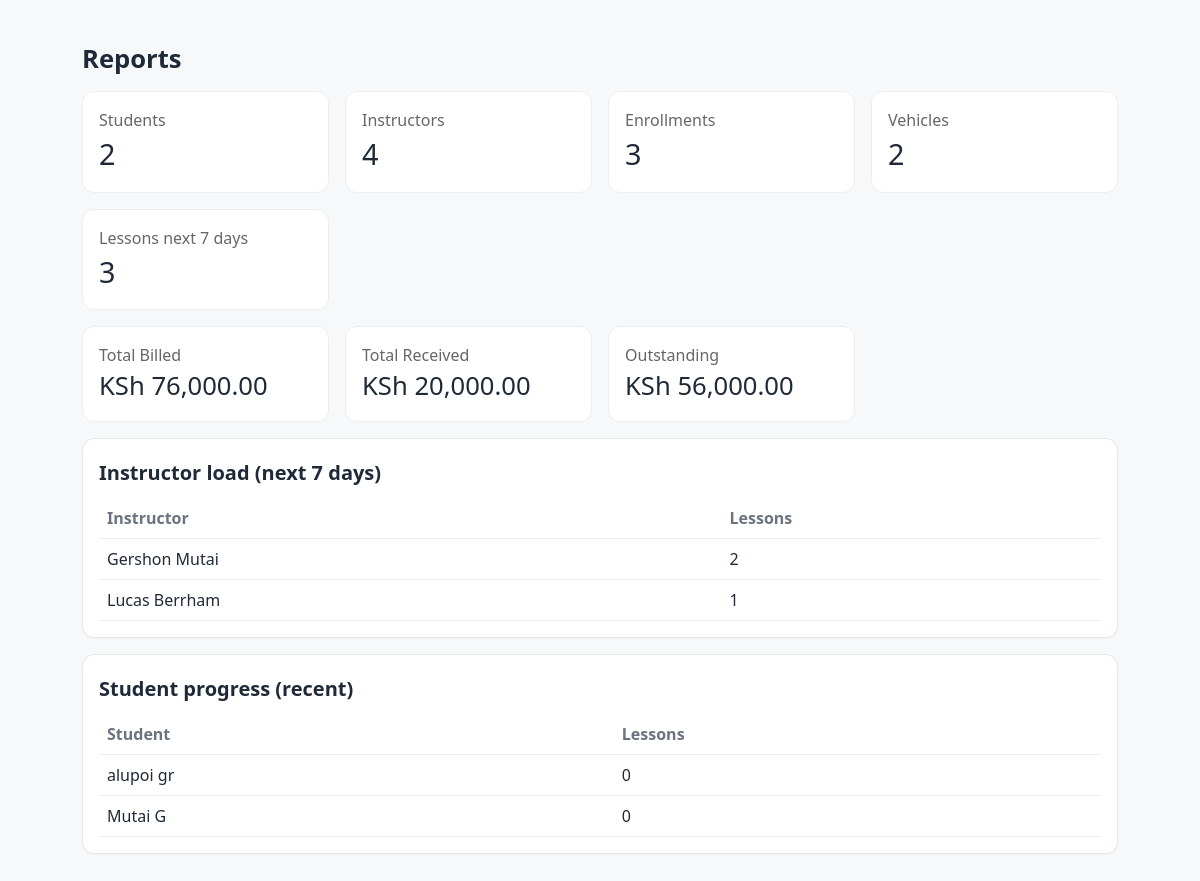
/public/reports/overview.php (signed in), run on the app's committed database.
### tables this page shows
CREATE TABLE `students` (
  `id` int(11) NOT NULL,
  `user_id` int(11) DEFAULT NULL,
  `branch_id` int(11) DEFAULT NULL,
  `date_of_birth` date DEFAULT NULL,
  `emergency_contact_name` varchar(120) DEFAULT NULL,
  `emergency_contact_phone` varchar(50) DEFAULT NULL,
  `created_at` timestamp NOT NULL DEFAULT current_timestamp()
);

CREATE TABLE `users` (
  `id` int(11) NOT NULL,
  `email` varchar(191) NOT NULL,
  `password_hash` varchar(255) DEFAULT NULL,
  `first_name` varchar(100) NOT NULL,
  `last_name` varchar(100) NOT NULL,
  `phone` varchar(50) DEFAULT NULL,
  `is_active` tinyint(1) NOT NULL DEFAULT 1,
  `created_at` timestamp NOT NULL DEFAULT current_timestamp(),
  `role` enum('admin','staff','instructor','student') NOT NULL DEFAULT 'student'
);

### php/Core/Database.php (called while the page is built, shortened)
<?php
class Database
{
    private static ?PDO $pdo = null;
    public static function pdo(): PDO
    {
        if (self::$pdo === null) {
            $dsn = "mysql:host=" . Config::DB_HOST . ";dbname=" . Config::DB_NAME . ";charset=" . Config::DB_CHARSET;
            $options = [
                PDO::ATTR_ERRMODE => PDO::ERRMODE_EXCEPTION,
                PDO::ATTR_DEFAULT_FETCH_MODE => PDO::FETCH_ASSOC,
                PDO::ATTR_EMULATE_PREPARES => false,
            ];
            try {
                self::$pdo = new PDO($dsn, Config::DB_USER, Config::DB_PASS, $options);
            } catch (PDOException $e) {
                http_response_code(500);
                die("Database connection failed: " . htmlspecialchars($e->getMessage(), ENT_QUOTES, 'UTF-8'));
            }
        }
        return self::$pdo;
    }
}

### php/Models/Report.php (called while the page is built, shortened)
<?php
class Report {
    private static function columnExists(string $table, string $column): bool {
        $sql = "SELECT COUNT(*) FROM INFORMATION_SCHEMA.COLUMNS
                WHERE TABLE_SCHEMA = DATABASE() AND TABLE_NAME = ? AND COLUMN_NAME = ?";
        $stmt = Database::pdo()->prepare($sql);
        $stmt->execute([$table, $column]);
        return (int)$stmt->fetchColumn() > 0;
    }
    private static function tableExists(string $table): bool {
        $sql = "SELECT COUNT(*) FROM INFORMATION_SCHEMA.TABLES WHERE TABLE_SCHEMA = DATABASE() AND TABLE_NAME = ?";
        $stmt = Database::pdo()->prepare($sql);
        $stmt->execute([$table]);
        return (int)$stmt->fetchColumn() > 0;
    }
    private static function lessonStartCol(): ?string {
        foreach (['start_time','scheduled_at','lesson_time','lesson_date'] as $c) {
            if (self::columnExists('lessons', $c)) return $c;
        }
        return null;
    }
    public static function counters(): array {
        $pdo = Database::pdo();
        $out = [];
        foreach ([['students','total_students'],['instructors','total_instructors'],['enrollments','total_enrollments'],['courses','total_courses'],['vehicles','total_vehicles']] as $pair) {
            [$table,$key] = $pair;
            if (self::tableExists($table)) {
                $out[$key] = (int)$pdo->query("SELECT COUNT(*) FROM {$table}")->fetchColumn();
            }
        }
        if (self::tableExists('lessons')) {
            $startCol = self::lessonStartCol();
            if ($startCol) {
                $stmt = $pdo->prepare("SELECT COUNT(*) FROM lessons WHERE {$startCol} BETWEEN NOW() AND DATE_ADD(NOW(), INTERVAL 7 DAY)");
                $stmt->execute();
                $out['lessons_next7'] = (int)$stmt->fetchColumn();
            } else {
                $out['lessons_next7'] = 0;
            }
        }
        return $out;
    }
    public static function studentProgress(int $limit=50): array {
        $pdo = Database::pdo();
        if (!self::tableExists('students')) return [];
        $lessonCountByStudent = [];
        if (self::tableExists('lessons') && self::columnExists('lessons','student_id')) {
            $st = $pdo->query("SELECT student_id, COUNT(*) AS cnt FROM lessons GROUP BY student_id");
            foreach ($st->fetchAll(PDO::FETCH_ASSOC) as $row) {
                $lessonCountByStudent[(int)$row['student_id']] = (int)$row['cnt'];
            }
        }
        $sql = "SELECT s.id, u.first_name, u.last_name";
        if (self::columnExists('students','status')) $sql .= ", s.status";
        $sql .= " FROM students s JOIN users u ON u.id = s.user_id ORDER BY s.id DESC LIMIT ?";
        $stmt = $pdo->prepare($sql);
        $stmt->bindValue(1, $limit, PDO::PARAM_INT);
        $stmt->execute();
        $rows = $stmt->fetchAll(PDO::FETCH_ASSOC);
        foreach ($rows as &$r) {
            $sid = (int)$r['id'];
        }
        return $rows;
    }
}

### php/Controllers/ReportsController.php (called while the page is built, shortened)
<?php
require_once __DIR__ . '/../Models/Report.php';
class ReportsController {
    public static function overview(): array {
        return [
            'counters' => Report::counters(),
            'finance'  => Report::financeSummary(null, null),
            'instructor_load' => Report::instructorLoad(7),
            'student_progress' => Report::studentProgress(10),
        ];
    }
}

### public/reports/overview.php (the view, shortened to what this page needs)
<?php
require_once __DIR__ . '/../../php/Core/Database.php';
require_once __DIR__ . '/../../php/Controllers/ReportsController.php';
$data = ReportsController::overview();
$c = $data['counters'] ?? [];
$f = $data['finance'] ?? ['received'=>0,'billed'=>0,'outstanding'=>0];
$load = $data['instructor_load'] ?? [];
$stud = $data['student_progress'] ?? [];
?>
<!doctype html>
<html lang="en">
<head>
  <link rel="stylesheet" href="../../assets/css/main.css">
</head>
<body>
<main class="container">
  <h1>Reports</h1>
  <section class="grid">
    <div class="stat"><div class="muted">Students</div><div style="font-size:1.8rem"><?= (int)($c['total_students']??0) ?></div></div>
    <div class="stat"><div class="muted">Instructors</div><div style="font-size:1.8rem"><?= (int)($c['total_instructors']??0) ?></div></div>
    <div class="stat"><div class="muted">Enrollments</div><div style="font-size:1.8rem"><?= (int)($c['total_enrollments']??0) ?></div></div>
    <div class="stat"><div class="muted">Vehicles</div><div style="font-size:1.8rem"><?= (int)($c['total_vehicles']??0) ?></div></div>
    <div class="stat"><div class="muted">Lessons next 7 days</div><div style="font-size:1.8rem"><?= (int)($c['lessons_next7']??0) ?></div></div>
  </section>
  <section class="grid" style="margin-top:1rem">
    <div class="stat">
      <div class="muted">Total Billed</div>
      <div style="font-size:1.6rem">KSh <?= number_format((float)$f['billed'],2) ?></div>
    </div>
    <div class="stat">
      <div class="muted">Total Received</div>
      <div style="font-size:1.6rem">KSh <?= number_format((float)$f['received'],2) ?></div>
    </div>
    <div class="stat">
      <div class="muted">Outstanding</div>
      <div style="font-size:1.6rem">KSh <?= number_format((float)$f['outstanding'],2) ?></div>
    </div>
  </section>
  <div class="card" style="margin-top:1rem">
    <h2>Instructor load (next 7 days)</h2>
    <table class="table">
      <thead><tr><th style="text-align:left">Instructor</th><th>Lessons</th></tr></thead>
      <tbody>
        <?php foreach ($load as $row): ?>
          <tr>
            <td><?= htmlspecialchars($row['name'] ?? ('#'.(int)$row['instructor_id'])) ?></td>
            <td><?= (int)$row['lessons'] ?></td>
          </tr>
        <?php endforeach; if (empty($load)): ?>
          <tr><td colspan="2">No upcoming lessons or data not available.</td></tr>
        <?php endif; ?>
      </tbody>
    </table>
  </div>
  <div class="card" style="margin-top:1rem">
    <h2>Student progress (recent)</h2>
    <table class="table">
      <thead><tr><th style="text-align:left">Student</th><th>Lessons</th></tr></thead>
      <tbody>
        <?php foreach ($stud as $s): $nm = trim(($s['first_name']??'').' '.($s['last_name']??'')); ?>
          <tr>
            <td><?= htmlspecialchars($nm ?: 'Student #'.(int)$s['id']) ?></td>
            <td><?= (int)($s['lessons'] ?? 0) ?></td>
          </tr>
        <?php endforeach; if (empty($stud)): ?>
          <tr><td colspan="2">No students found.</td></tr>
        <?php endif; ?>
      </tbody>
    </table>
  </div>
</main>
</body>
</html>

### assets/css/main.css (style rules this page uses)
:root { --bg:#f7f8fa; --card:#ffffff; --text:#1f2937; --muted:#6b7280; --primary:#2563eb; --primary-600:#1d4ed8; --border:#e5e7eb; --accent:#10b981; --danger:#ef4444; }
* { box-sizing:border-box }
html,body { height:100% }
body { margin:0; font-family:system-ui,-apple-system,Segoe UI,Roboto,Ubuntu,Cantarell,Noto Sans,sans-serif; color:var(--text); background:var(--bg); line-height:1.5; }
.container { max-width:1100px;margin:5px auto;padding:2rem }
.card { background:var(--card);border:1px solid var(--border);border-radius:12px;padding:1rem;margin:.75rem 0;box-shadow:0 1px 2px rgba(0,0,0,.03) }
.grid { display:grid;gap:1rem }
h1 { font-size:1.6rem;margin:.2rem 0 .8rem }
h2 { font-size:1.25rem;margin:.2rem 0 .6rem }
.muted { color:var(--muted) }
.table { width:100%;border-collapse:collapse }
.table th,.table td { padding:.6rem;border-bottom:1px solid var(--border);vertical-align:top }
.table th { text-align:left;color:var(--muted);font-weight:600 }

### public/reports/overview.php (style rules this page uses)
.grid { display:grid;grid-template-columns:repeat(auto-fill,minmax(220px,1fr));gap:1rem }
.stat { padding:1rem;border:1px solid #eee;border-radius:12px;background:#fff }
.muted { color:#666 }
.table { width:100%;border-collapse:collapse }
.table th,.table td { padding:.5rem;border-bottom:1px solid #eee;vertical-align:top }

### data on the page
students: user.last_name "alupoi gr", lessons "0"
students: user.last_name "Mutai G", lessons "0"

### other printed values
$c['total_students'] "2"
$c['total_instructors'] "4"
$c['total_enrollments'] "3"
$c['total_vehicles'] "2"
$c['lessons_next7'] "3"
$f['billed'] "76,000.00"
$f['received'] "20,000.00"
$f['outstanding'] "56,000.00"
$row['name'] "Gershon Mutai"
$row['lessons'] "2"
$row['name'] "Lucas Berrham"
$row['lessons'] "1"
